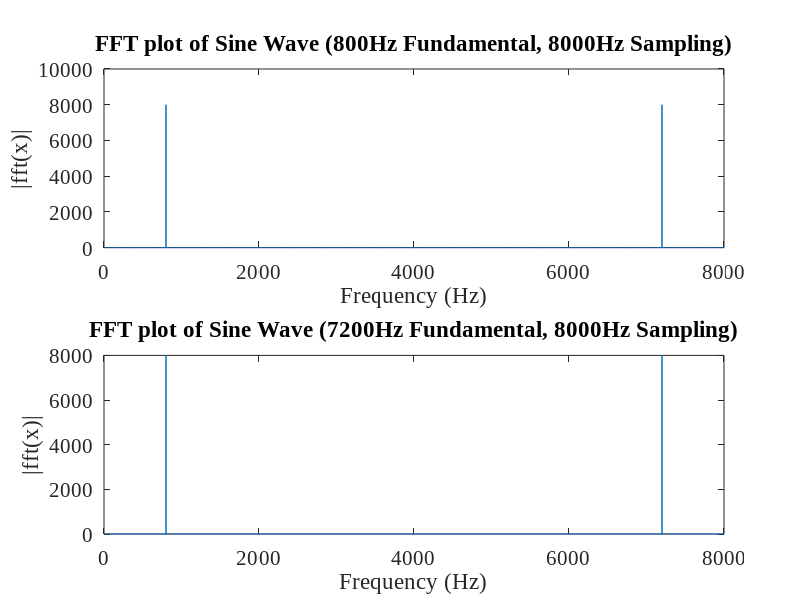

The MATLAB script that drew this image: (Note: this script raises an error after producing the figure.)
%% EX 1.2.1 - 1.2.2
close all
clear

f0 = 800;
fs = 2000;
d = 2;

t = 0:1/fs:d - 1/fs;
L = length(t);

x = sin(2*pi*f0*t);

plot(fs/L*(0:L-1),abs(fft(x)))

audiowrite(sprintf("%dHz_%dHz.flac", f0, fs), x, fs);

%% EX 1.2.3
close all
clear

f1 = 800;

f2 = 7200;

fs = 8000;

d = 2;
L = fs*d;

t = (0:L- 1)*1/fs;

y1 = sin(2*pi*f1*t);
y2 = sin(2*pi*f2*t);

subplot(2,1,1)
plot(fs/L*(0:L-1),abs(fft(y1)))
title("FFT plot of Sine Wave (800Hz Fundamental, 8000Hz Sampling)")
ylabel("|fft(x)|")
xlabel("Frequency (Hz)")
set(gca,'FontSize',15)
set(gca,'FontName','Times New Roman')

subplot(2,1,2)
plot(fs/L*(0:L-1),abs(fft(y2)))
title("FFT plot of Sine Wave (7200Hz Fundamental, 8000Hz Sampling)")
ylabel("|fft(x)|")
xlabel("Frequency (Hz)")
set(gca,'FontSize',15)
set(gca,'FontName','Times New Roman')


%% EX 1.2.4
close all
clear

load handel.mat

d = length(y)/Fs;

%original Fs = 8192

filename = "handel.wav";

plot(Fs/length(y)*(0:length(y)-1),abs(fft(y)))
hold on
% plot(0:1/Fs:length(y)/Fs - 1/Fs,y);

%%When you undersample you introduce more low frequency componenets leading
%%to aliasing.
audiowrite(filename, y, 4096)
[y1, Fs1] = audioread(filename);

plot(Fs1/length(y1)*(0:length(y1)-1),abs(fft(y1)))

title("FFT plot handel.mat")
legend("Original Audio", "Undersampled Audio")
ylabel("|fft(x)|")
xlabel("Frequency (Hz)")
set(gca,'FontSize',15)
set(gca,'FontName','Times New Roman')
xlim([0, 8200])
set(gca,'ClippingStyle','rectangle');

hold off


subplot(2,1,1)
stem((0:length(y)-1)*1/Fs, y,"filled")
title("Original handel.mat")
ylabel("Amplitude")
xlabel("Time")
set(gca,'FontSize',15)
set(gca,'FontName','Times New Roman')
xlim([0, 0.01])
set(gca,'ClippingStyle','rectangle');

subplot(2,1,2)
stem((0:length(y1)-1)*1/Fs1, y1,"filled")
title("Undersampled handel.mat")
ylabel("Amplitude")
xlabel("Time")
set(gca,'FontSize',15)
set(gca,'FontName','Times New Roman')
xlim([0, 0.01])
set(gca,'ClippingStyle','rectangle');

%%sound(y, Fs)


